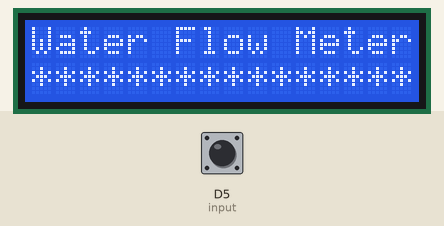
Recording of a sketch running on a simulated ESP8266 (NodeMCU). On the bench: 16×2 character LCD. The inputs (shaded band) are chosen by the test bench; at power-on: D5 (input) LOW. WiFi joins after 1.5 s; servers stay silent unless stated; what the sketch prints to the serial monitor is not drawn.

Above: at 0.2 s.
At 4.7 s:
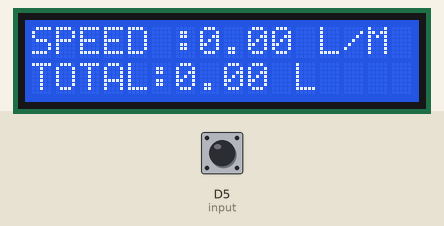
4.8 s: D5 (input) pulsed HIGH 5 times (0.12 s each, 0.3 s apart)
At 7.4 s:
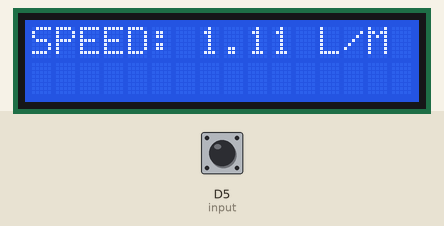
Timing chart, 0 to 8.9 s (numbered marks = the images above; inputs shaded):
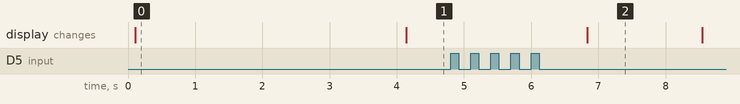

Measured:
- after the input at 4.8 s, the display: changes after 2.0 s (image 2)
- what the display in image 0 shows lasts 4.0 s, from 0.1 s to 4.1 s

The sketch:

Code_for_NodeMCU.ino
```cpp
#include<Wire.h>
#include<LiquidCrystal_I2C.h>
#include <ESP8266WiFi.h>;
#include <WiFiClient.h>;
#include <ThingSpeak.h>;

const char* ssid = "POCO";   // Your Network SSID
const char* password = "c0553ct8";       // Your Network Password

//const char* ssid = "Megatorn";   // Your Network SSID
//const char* password = "979331102";       // Your Network Password

WiFiClient client;

unsigned long myChannelNumber = 1766517; //Your Channel Number (Without Brackets)
const char * myWriteAPIKey = "1B77BZOAMITDYKLV"; //Your Write API Key


LiquidCrystal_I2C lcd(0x27,16,2);

int X;
int Y;
float TIME = 0;
float FREQUENCY = 0;
float WATER = 0;
float TOTAL = 0;
float LS = 0;
const int input = D5;


void setup()
{
Serial.begin(115200);

delay(10);
  // Connect to WiFi network
  WiFi.begin(ssid, password);
  ThingSpeak.begin(client);

lcd.begin();
lcd.backlight();
lcd.clear();
lcd.setCursor(0,0);
lcd.print("Water Flow Meter");
lcd.setCursor(0,1);
lcd.print("****************");
delay(2000);
pinMode(input,INPUT);
}


void loop()
{
X = pulseIn(input, HIGH);
Y = pulseIn(input, LOW);
TIME = X + Y;
FREQUENCY = 1000000/TIME;
WATER = FREQUENCY/7.5;
LS = WATER/60;
if(FREQUENCY >= 0)
{
if(isinf(FREQUENCY))
{
lcd.clear();
lcd.setCursor(0,0);
lcd.print("SPEED :0.00 L/M");
lcd.setCursor(0,1);
lcd.print("TOTAL:");
lcd.print( TOTAL);
lcd.print(" L");
ThingSpeak.writeField(myChannelNumber, 2,TOTAL, myWriteAPIKey);
Serial.println(TOTAL);

}
else
{
TOTAL = TOTAL + LS;
Serial.println(FREQUENCY);
lcd.clear();
lcd.setCursor(0,0);

//Print Speed in lcd
lcd.print("SPEED: ");
lcd.print(WATER);
lcd.print(" L/M");

//Print Speed in Serial monitor And server
Serial.print("Speed: ");
Serial.print(WATER);                 // Print on Serial Monitor
Serial.println(" L/M");
delay(1000);
ThingSpeak.writeField(myChannelNumber, 3,WATER, myWriteAPIKey); //Update in ThingSpeak
ThingSpeak.writeField(myChannelNumber, 2,TOTAL, myWriteAPIKey); //Update in ThingSpeak
delay(100);

lcd.setCursor(0,1);

//Print total water in lcd
lcd.print("TOTAL:");
lcd.print( TOTAL);
lcd.print(" L");

//Print total water in S.Monitor and server
Serial.print("Total: ");
Serial.print(TOTAL);                 // Print on Serial Monitor
Serial.println(" L");
delay(1000);

delay(100);

}
}
delay(1000);
}
```
